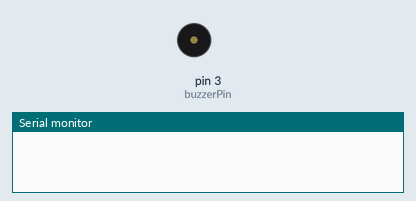
This sketch was run on a simulated Arduino Uno, built with avr-gcc and run on an emulated ATmega328P. On the bench: buzzer (waves = sounding), the last lines printed to the serial monitor.

Above: at 0.5 s.
At 5.65 s:
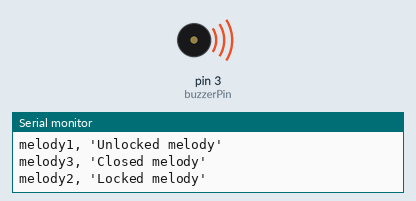
Timing chart, 0 to 10.8 s (numbered marks = the images above):
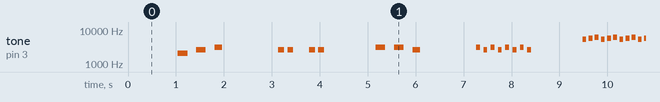

The sketch:

buzzer_melody_test.ino
```cpp
#define NOTE_C 2093
#define NOTE_D 2349
#define NOTE_E 2647
#define NOTE_F 2793
#define NOTE_G 3186
#define NOTE_A 3520
#define NOTE_B 3951
#define NOTE_C2 4186
#define NOTE_D2 4698
#define NOTE_E2 5274
#define NOTE_F2 5587
#define NOTE_G2 6271
#define NOTE_A2 7040
#define NOTE_B2 7902
#define NOTE_C3 8000

/*
#define NOTE_C
#define NOTE_D
#define NOTE_E
#define NOTE_F
#define NOTE_G
#define NOTE_A
#define NOTE_B
#define NOTE_C2
*/

#define buzzerPin 3

int melody1[] = { // Door's Unlocked 도-미-솔
  //NOTE_C, NOTE_D, NOTE_E, NOTE_F, NOTE_G, NOTE_A, NOTE_B, NOTE_C2
  NOTE_C, NOTE_E, NOTE_G
};
int melody2[] = { // Door's Locked 솔-솔-미
  NOTE_G, NOTE_G, NOTE_E
};
int tempo1[] = { // 세 박자 템포
  //5, 5, 5, 5, 5, 5, 5, 5
  6, 6, 7
};

int melody3[] = { // Door's Closed 미미-미미
  NOTE_E, NOTE_E, 0, NOTE_E, NOTE_E
};
int tempo2[] = { // 네 박자 쉼 템포
  12, 12, 5, 12, 12
};

int melody4[] = { // Password Wrong 솔미솔미솔미솔미
  NOTE_G, NOTE_E, NOTE_G, NOTE_E, NOTE_G, NOTE_E, NOTE_G, NOTE_E
};
int tempo3[] = { // 여덟 박자 템포
  15, 15, 15, 15, 15, 15, 15, 15
};
int melody5[] = { // Warning 경보
  5644, 6040, 6458, 5644, 6040, 6458, 5644, 6040, 6458, 5644, 6040, 6458
};
int tempo4[] = { // 열두 박자 템포
  18, 18, 18, 18, 18, 18, 18, 18, 18, 18, 18, 18
};

void setup() {
  Serial.begin(9600);
  pinMode(buzzerPin, OUTPUT);
}

void loop() {
  delay(1000);
  melody(1);
  delay(1000);
  melody(3);
  delay(1000);
  melody(2);
  delay(1000);
  melody(4);
  delay(1000);
  melody(5);
  melody(5);
  melody(5);
  melody(5);
  delay(1000);
}
int situation = 0;

void melody(int s) {
  int size = 0;
  situation = s;
  switch(situation) {
    case 1:
      size = sizeof(melody1) / sizeof(int);
      Serial.println("melody1, 'Unlocked melody'");
      for (int thisNote = 0; thisNote < size; thisNote++) {
        int noteDuration = 1000 / tempo1[thisNote];
        buzz(buzzerPin, melody1[thisNote], noteDuration);

        int pauseBetweenNotes = noteDuration * 1.30;
        delay(pauseBetweenNotes);

        buzz(buzzerPin, 0, noteDuration);
      }
      break;
    case 2:
      size = sizeof(melody2) / sizeof(int);
      Serial.println("melody2, 'Locked melody'");
      for (int thisNote = 0; thisNote < size; thisNote++) {
        int noteDuration = 1000 / tempo1[thisNote];
        buzz(buzzerPin, melody2[thisNote], noteDuration);

        int pauseBetweenNotes = noteDuration * 1.30;
        delay(pauseBetweenNotes);

        buzz(buzzerPin, 0, noteDuration);
      }
      break;
    case 3:
      size = sizeof(melody3) / sizeof(int);
      Serial.println("melody3, 'Closed melody'");
      for (int thisNote = 0; thisNote < size; thisNote++) {
        int noteDuration = 1000 / tempo2[thisNote];
        buzz(buzzerPin, melody3[thisNote], noteDuration);

        int pauseBetweenNotes = noteDuration * 1.30;
        delay(pauseBetweenNotes);

        buzz(buzzerPin, 0, noteDuration);
      }
      break;
    case 4:
      size = sizeof(melody4) / sizeof(int);
      Serial.println("melody4, 'Password wrong melody'");
      for (int thisNote = 0; thisNote < size; thisNote++) {
        int noteDuration = 1000 / tempo3[thisNote];
        buzz(buzzerPin, melody4[thisNote], noteDuration);

        int pauseBetweenNotes = noteDuration * 1.30;
        delay(pauseBetweenNotes);

        buzz(buzzerPin, 0, noteDuration);
      }
      break;
    case 5:
      size = sizeof(melody5) / sizeof(int);
      Serial.println("melody5, 'Password wrong melody'");
      for (int thisNote = 0; thisNote < size; thisNote++) {
        int noteDuration = 1000 / tempo4[thisNote];
        buzz(buzzerPin, melody5[thisNote], noteDuration);

        int pauseBetweenNotes = noteDuration * 1.30;
        delay(pauseBetweenNotes);

        buzz(buzzerPin, 0, noteDuration);
      }
      break;
  }
}

void buzz(int targetPin, long frequency, long length) {
  digitalWrite(13, HIGH);
  long delayValue = 1000000 / frequency / 2;
  long numCycles = frequency * length / 1000;
  for (long i = 0; i < numCycles; i++) {
    digitalWrite(targetPin, HIGH); // write the buzzer pin high to push out the diaphram
    delayMicroseconds(delayValue); // wait for the calculated delay value
    digitalWrite(targetPin, LOW); // write the buzzer pin low to pull back the diaphram
    delayMicroseconds(delayValue); // wait again or the calculated delay value
  }
  digitalWrite(13, LOW);
}
```

Measured:
- by itself, tone on pin 3 (buzzerPin): plays 2052 Hz for 0.20 s, 2598 Hz for 0.20 s, 3117 Hz for 0.16 s, 2586 Hz for 0.12 s, 2598 Hz for 0.12 s, 2598 Hz for 0.12 s … (513 notes in this stretch)
